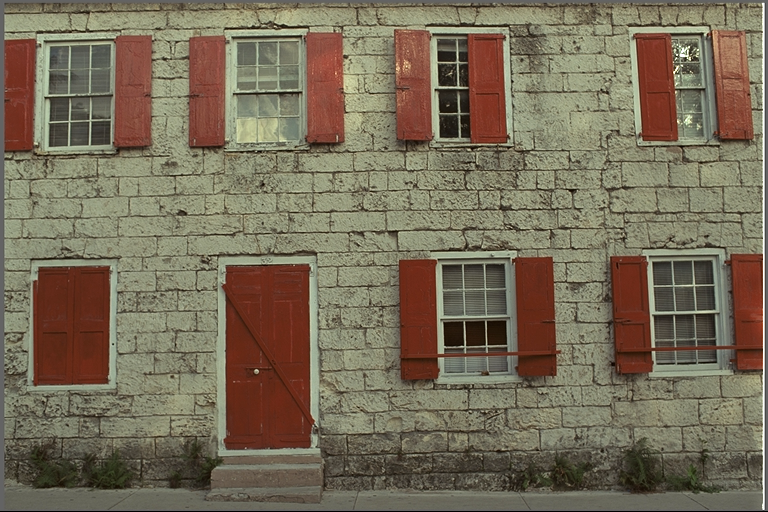
#> input picture images/kodim/kodim01.png, 768 x 512 px; its folder holds 4 pictures in this run
$ jupyter execute 'Chroma from Luma (CfL).ipynb'   (shell and % lines are left out)   (older library calls are emulated)
#> lines starting #> are read from the running program, lines starting #| are printed output that depends on the picture
# Chroma from Luma (CfL)

[cell 1]

import os
import tarfile

from multiprocessing import Pool

import numpy as np

import matplotlib.pyplot as plt

from scipy.spatial import Voronoi, voronoi_plot_2d
from scipy.cluster.vq import kmeans2
from scipy.cluster.vq import kmeans
from scipy.ndimage  import imread
from scipy.misc  import imsave

class ListTable(list):
    """ Overridden list class which takes a 2-dimensional list of
        the form [[1,2,3],[4,5,6]], and renders an HTML Table in
        IPython Notebook. """

    # [61 lines left out: functions _repr_html_, cartesian, not called in this run]

[cell 2]
img_folder = "images/kodim/"
kodims = []
kodim_files = []
for file in sorted(os.listdir(img_folder)):
    if file.endswith(".png"):
        kodim_files.append(file)
        kodims.append(imread(os.path.join(img_folder, file), mode="YCbCr"))
num_kodim = len(kodims)

# [4 lines left out: function psnr, not called in this run]

[cell 3]
from IPython.display import HTML
HTML('''<script>
code_show=true;
function code_toggle() {
 if (code_show){
 $('div.input').hide();
 $('#toggle').attr('value', 'Show code')
 } else {
 $('div.input').show();
 $('#toggle').attr('value', 'Hide code')
 }
 code_show = !code_show
}
$( document ).ready(code_toggle);
</script>
<form action="javascript:code_toggle()"><input type="submit" id="toggle" value="Show code"></form>''')

[cell 4]
# [55 lines left out: function log_progress, not called in this run]

[cell 5]
block_size = 8

## Introduction

Chroma from Luma (CfL) is a coding tool that predicts information in the chromatic planes based on previously encoded information in the luma plane. The underlying assumption is that a local correlation exists between the luma plane and its chromatic counterparts. This correlation can be seen in the following image, notice the resemblance between the chromatic planes (Cr and Cr) and the luma plane.

Note: _A presentation was made from the work in this notebook, the latest version can be downloaded from_ https://gitlab.com/luctrudeau/CfL-AV1-Presentation/builds/artifacts/master/file/cfl-av1-presentation.pdf?job=build

[cell 6]
def showPlanes(im):
    plt.figure(figsize=(20,15))
    plt.subplot(1,3,1)
    showImage(im[:,:,0], "Luma")
    plt.subplot(1,3,2)
    showImage(im[:,:,1], "Cb")
    plt.subplot(1,3,3)
    showImage(im[:,:,2], "Cr")

def showImage(im, title):
    plt.imshow(im, cmap = plt.get_cmap('gray'), vmin = 0, vmax = 255)
    plt.axis('off')
    plt.title(title)

randIm = kodims[int(np.round(np.random.rand()*len(kodims)))]
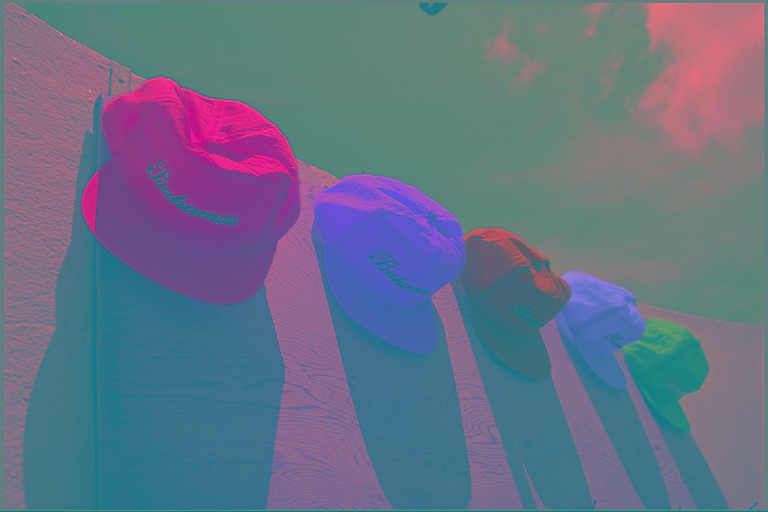
#> randIm: shape (512, 768, 3); mean of channels 0, 1, 2 101.4, 113, 134.5; drawn as R, G, B
showPlanes(randIm);
